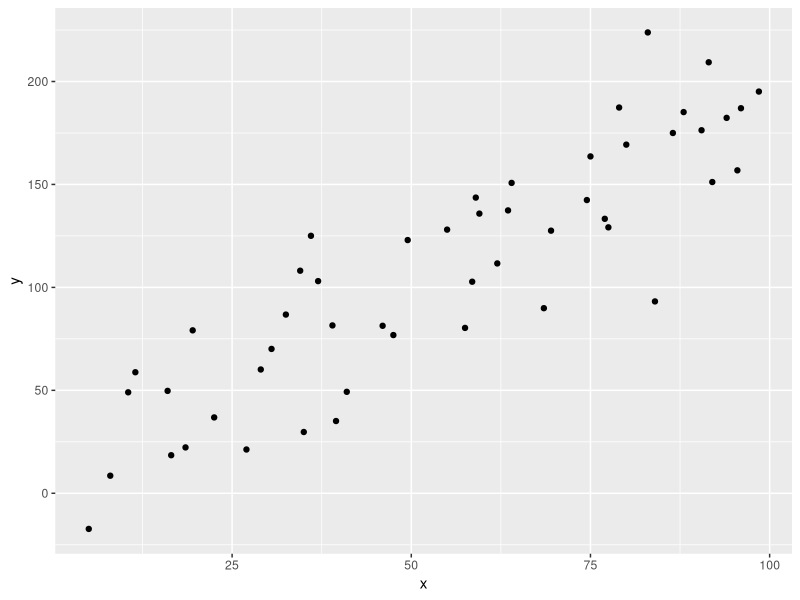
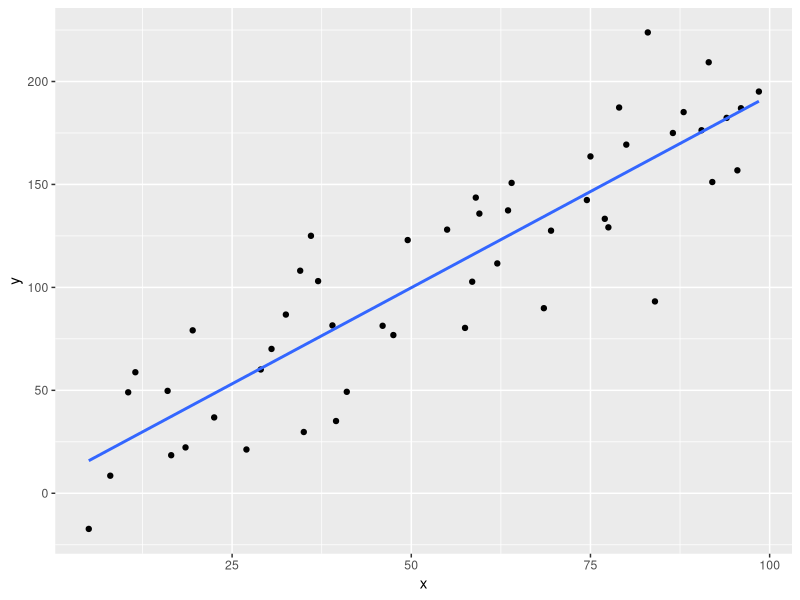

Here is the R script that generated these plots, in order:
## ---- chunk 1
x <- sample(seq(1,100,.5),50)
y <- 2*x + rnorm(50,0,30)
ggplot2::ggplot(data.frame(x,y), ggplot2::aes(x = x, y = y)) + 
        ggplot2::geom_point()
## ---- chunk 2
ggplot2::ggplot(data.frame(x,y), ggplot2::aes(x = x, y = y)) + 
        ggplot2::geom_point() + 
  ggplot2::geom_smooth(method='lm', formula= y~x, se = F)
## ---- chunk 3
x1 <- sample(seq(-100,250,.75),75)
x2 <- sample(seq(200,300,.1),75)
y <- 2*x1 -3*x2 + rnorm(75,0,25)

sim_data <- data.frame(y, x1, x2)

## ---- chunk 4
head(sim_data)
## ---- chunk 5
lm_mod <- lm(y~ x1+x2, data = sim_data)
summary(lm_mod)
## ---- chunk 6
glm_mod <- glm(y ~x1+x2, data = sim_data, family = gaussian)
summary(lm_mod)
## ---- chunk 7
knitr::include_url("https://emilypalmer.shinyapps.io/GRM_LearnR/", 
  height = "800px")
